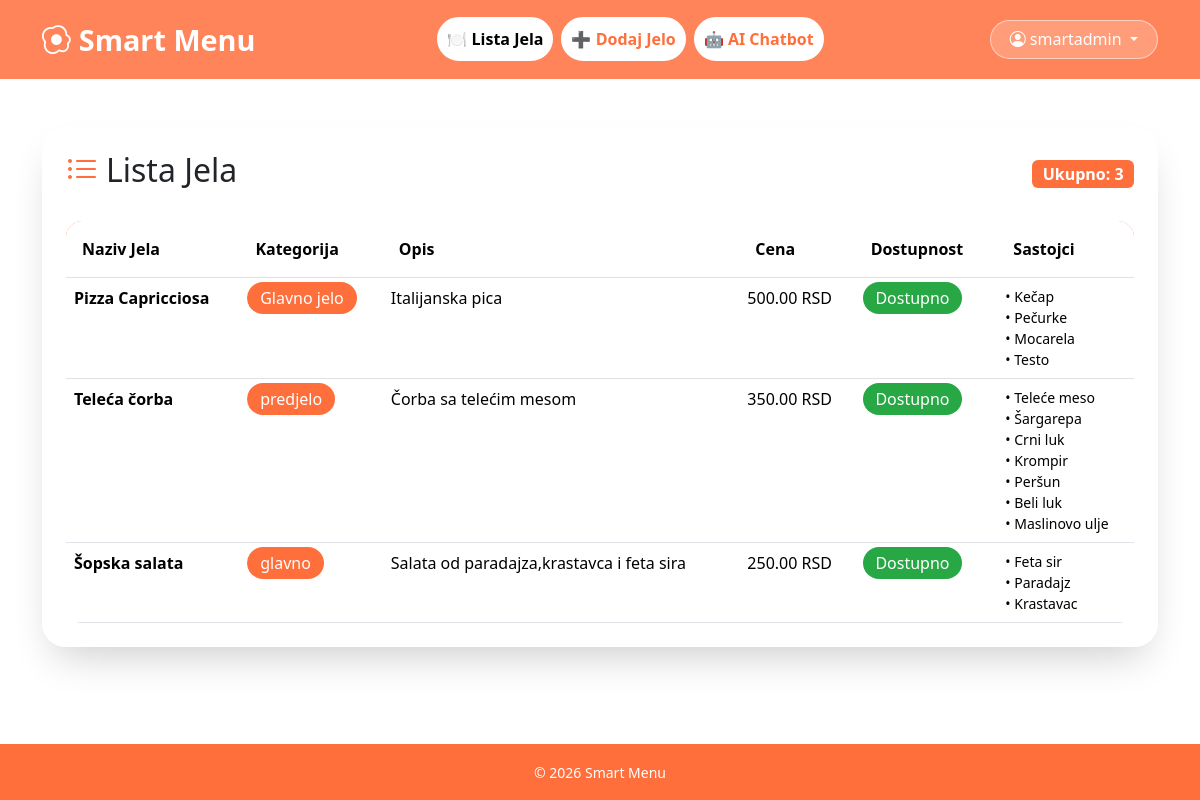
/lista_jela/ (signed in), run on the app's committed database.
### smart_menu_app/models.py (models this page shows, shortened)
class Jelo(models.Model):
    naziv_jela = models.CharField(max_length=255)
    opis = models.TextField()
    kategorija = models.CharField(max_length=50)
    cena = models.DecimalField(max_digits=8, decimal_places=2)
    dostupno = models.BooleanField(default=True)
    sastojci = models.ManyToManyField(Sastojak, related_name="jela")  # ← OVO je ključno

class Sastojak(models.Model):
    naziv_sastojka = models.CharField(max_length=255)
    alergen = models.BooleanField(default=False)
    tip = models.CharField(max_length=50)

### smart_menu_app/views.py (the view)
# urls.py: path('lista_jela/', views.lista_jela, name='lista_jela'),
@login_required
def lista_jela(request):
    jela = Jelo.objects.all()
    return render(request, 'smart_menu_app/lista_jela.html', {
        'jela': jela
    })

### SmartMenu/smart_menu_app/templates/smart_menu_app/lista_jela.html (shortened to what this page needs)
<!DOCTYPE html>
<html lang="en">
<head>
    <link href="https://cdn.jsdelivr.net/npm/bootstrap@5.3.2/dist/css/bootstrap.min.css" rel="stylesheet">
    <link rel="stylesheet" href="https://cdn.jsdelivr.net/npm/bootstrap-icons@1.11.0/font/bootstrap-icons.css">
</head>
<body>
<nav class="navbar navbar-expand-lg navbar-custom">
    <div class="container">
        <a class="navbar-brand" href="{% url 'lista_jela' %}"><i class="bi bi-egg-fried me-2"></i>Smart Menu</a>
        <div class="collapse navbar-collapse" id="navbarNav">
            <ul class="navbar-nav mx-auto gap-2">
                <li class="nav-item"><a class="nav-link nav-btn active" href="{% url 'lista_jela' %}">🍽️ Lista Jela</a></li>
                <li class="nav-item"><a class="nav-link nav-btn" href="{% url 'dodaj_jelo' %}">➕ Dodaj Jelo</a></li>
                <li class="nav-item"><a class="nav-link nav-btn" href="{% url 'ai' %}">🤖 AI Chatbot</a></li>
            </ul>
            <div class="d-flex" id="userCorner">
                {% if user.is_authenticated %}
                <div class="dropdown">
                    <button class="btn user-btn dropdown-toggle" type="button" data-bs-toggle="dropdown">
                        <i class="bi bi-person-circle me-1"></i>{{ user.username }}
                    </button>
                </div>
                {% else %}
                <div class="d-flex gap-2">
                    <a href="{% url 'login' %}" class="btn user-btn">Prijava</a>
                    <a href="{% url 'register' %}" class="btn user-btn">Registracija</a>
                </div>
                {% endif %}
            </div>
        </div>
    </div>
</nav>
<main class="container my-5 flex-grow-1">
    <div class="glass-card">
        <div class="d-flex justify-content-between align-items-center mb-4">
            <h2><i class="bi bi-list-ul me-2" style="color: var(--primary);"></i>Lista Jela</h2>
            <span class="badge bg-primary-custom fs-6" style="background: var(--primary);">Ukupno: {{ jela|length }}</span>
        </div>
        <div class="table-responsive">
            <table class="table table-custom mb-0">
                <thead>
                    <tr>
                        <th>Naziv Jela</th>
                        <th>Kategorija</th>
                        <th>Opis</th>
                        <th>Cena</th>
                        <th>Dostupnost</th>
                        <th>Sastojci</th>
                    </tr>
                </thead>
                <tbody>
                    {% for jelo in jela %}
                    <tr>
                        <td><strong>{{ jelo.naziv_jela }}</strong></td>
                        <td><span class="badge-kategorija">{{ jelo.kategorija }}</span></td>
                        <td>{{ jelo.opis|truncatechars:80 }}</td>
                        <td>{{ jelo.cena }} RSD</td>
                        <td>
                            {% if jelo.dostupno %}
                                <span class="dostupno-badge">Dostupno</span>
                            {% else %}
                                <span class="nedostupno-badge">Nedostupno</span>
                            {% endif %}
                        </td>
                        <td>
                            <div class="small">
                                {% for s in jelo.sastojci.all %}
                                    • {{ s.naziv_sastojka }}<br>
                                {% empty %}
                                    Nema sastojaka
                                {% endfor %}
                            </div>
                        </td>
                    </tr>
                    {% empty %}
                    <tr><td colspan="6" class="text-center py-4">Nema unetih jela</td></tr>
                    {% endfor %}
                </tbody>
            </table>
        </div>
    </div>
</main>
<footer class="text-center py-3">
    <div class="container"><small>© 2026 Smart Menu</small></div>
</footer>
</body>
</html>

### SmartMenu/smart_menu_app/templates/smart_menu_app/lista_jela.html (style rules this page uses)
:root { --primary: #ff6f3c; --primary-dark: #e85d2c; --glass-bg: rgba(255, 255, 255, 0.85); }
body { background-image: url("https://img.freepik.com/free-photo/top-view-fast-food-mix-mozzarella-sticks-club-sandwich-hamburger-mushroom-pizza-caesar-shrimp-salad-french-fries-ketchup-mayo-cheese-sauces-table_141793-3998.jpg?semt=ais_hybrid&w=740&q=80"); background-size: cover; background-attachment: fixed; min-height: 100vh; display: flex; flex-direction: column; }
.navbar-custom { background: rgba(255, 111, 60, 0.85); backdrop-filter: blur(12px); padding: 0.8rem 0; }
.navbar-brand { color: white !important; font-weight: 700; font-size: 1.8rem; }
.nav-btn { background: white; color: var(--primary); border-radius: 40px; padding: 0.5rem 1.5rem; font-weight: 600; border: 2px solid white; }
.user-btn { background: rgba(255,255,255,0.2); color: white; border-radius: 40px; padding: 0.4rem 1.2rem; border: 1px solid rgba(255,255,255,0.5); }
.glass-card { background: var(--glass-bg); backdrop-filter: blur(12px); border-radius: 24px; padding: 1.5rem; box-shadow: 0 20px 40px -12px rgba(0,0,0,0.2); }
.table-custom { background: white; border-radius: 16px; overflow: hidden; }
.table-custom thead { background: var(--primary); color: white; }
.table-custom th { font-weight: 600; padding: 1rem; }
.table-custom tbody tr { transition: all 0.2s; }
.badge-kategorija { background: var(--primary); color: white; padding: 0.3rem 0.8rem; border-radius: 20px; }
.dostupno-badge { background: #28a745; color: white; padding: 0.3rem 0.8rem; border-radius: 20px; }
footer { background: var(--primary); color: white; margin-top: auto; }

### data on the page
Jelo: naziv_jela "Pizza Capricciosa", kategorija "Glavno jelo", opis "Italijanska pica", cena "500.00", dostupno "Dostupno"
Sastojak: naziv_sastojka "Kečap"
Sastojak: naziv_sastojka "Pečurke"
Sastojak: naziv_sastojka "Mocarela"
Sastojak: naziv_sastojka "Testo"
Jelo: naziv_jela "Teleća čorba", kategorija "predjelo", opis "Čorba sa telećim mesom", cena "350.00", dostupno "Dostupno"
Sastojak: naziv_sastojka "Teleće meso"
Sastojak: naziv_sastojka "Šargarepa"
Sastojak: naziv_sastojka "Crni luk"
Sastojak: naziv_sastojka "Krompir"
Sastojak: naziv_sastojka "Peršun"
Sastojak: naziv_sastojka "Beli luk"
Sastojak: naziv_sastojka "Maslinovo ulje"
Jelo: naziv_jela "Šopska salata", kategorija "glavno", opis "Salata od paradajza,krastavca i feta sira", cena "250.00", dostupno "Dostupno"
Sastojak: naziv_sastojka "Feta sir"
Sastojak: naziv_sastojka "Paradajz"
Sastojak: naziv_sastojka "Krastavac"

### other printed values
{{ user.username }} "smartadmin"
{{ jela|length }} "3"
